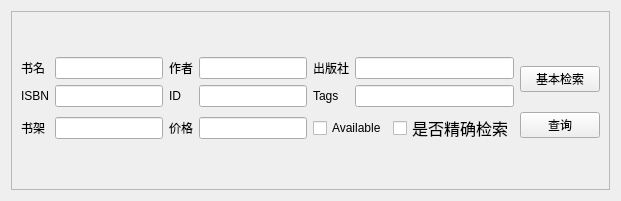
                 <widget class="QWidget" name="page_4">
                  <layout class="QGridLayout" name="gridLayout_4">
                   <item row="0" column="0">
                    <widget class="QFrame" name="frame_2">
                     <property name="minimumSize">
                      <size>
                       <width>0</width>
                       <height>179</height>
                      </size>
                     </property>
                     <property name="maximumSize">
                      <size>
                       <width>16777215</width>
                       <height>179</height>
                      </size>
                     </property>
                     <property name="frameShape">
                      <enum>QFrame::StyledPanel</enum>
                     </property>
                     <property name="frameShadow">
                      <enum>QFrame::Raised</enum>
                     </property>
                     <layout class="QGridLayout" name="gridLayout_36">
                      <item row="0" column="0">
                       <layout class="QGridLayout" name="gridLayout_25">
                        <item row="0" column="0" rowspan="2">
                         <layout class="QGridLayout" name="gridLayout_24">
                          <item row="0" column="0">
                           <widget class="QLabel" name="label">
                            <property name="text">
                             <string>书名</string>
                            </property>
                           </widget>
                          </item>
                          <item row="0" column="1">
                           <widget class="QLineEdit" name="name"/>
                          </item>
                          <item row="0" column="2">
                           <widget class="QLabel" name="label_2">
                            <property name="text">
                             <string>作者</string>
                            </property>
                           </widget>
                          </item>
                          <item row="0" column="3">
                           <widget class="QLineEdit" name="author"/>
                          </item>
                          <item row="0" column="4">
                           <widget class="QLabel" name="label_3">
                            <property name="text">
                             <string>出版社</string>
                            </property>
                           </widget>
                          </item>
                          <item row="0" column="5" colspan="2">
                           <widget class="QLineEdit" name="press"/>
                          </item>
                          <item row="1" column="0">
                           <widget class="QLabel" name="label_5">
                            <property name="text">
                             <string>ISBN</string>
                            </property>
                           </widget>
                          </item>
                          <item row="1" column="1">
                           <widget class="QLineEdit" name="ISBN"/>
                          </item>
                          <item row="1" column="2">
                           <widget class="QLabel" name="label_4">
                            <property name="text">
                             <string>ID</string>
                            </property>
                           </widget>
                          </item>
                          <item row="1" column="3">
                           <widget class="QLineEdit" name="ID"/>
                          </item>
                          <item row="1" column="4">
                           <widget class="QLabel" name="label_65">
                            <property name="text">
                             <string>Tags</string>
                            </property>
                           </widget>
                          </item>
                          <item row="1" column="5" colspan="2">
                           <widget class="QLineEdit" name="tags"/>
                          </item>
                          <item row="2" column="0">
                           <widget class="QLabel" name="label_19">
                            <property name="text">
                             <string>书架</string>
                            </property>
                           </widget>
                          </item>
                          <item row="2" column="1">
                           <widget class="QLineEdit" name="bookcase"/>
                          </item>
                          <item row="2" column="2">
                           <widget class="QLabel" name="label_25">
                            <property name="text">
                             <string>价格</string>
                            </property>
                           </widget>
                          </item>
                          <item row="2" column="3">
                           <widget class="QLineEdit" name="price"/>
                          </item>
                          <item row="2" column="4" colspan="2">
                           <widget class="QCheckBox" name="available">
                            <property name="text">
                             <string>Available</string>
                            </property>
                           </widget>
                          </item>
                          <item row="2" column="6">
                           <widget class="QCheckBox" name="checkif">
                            <property name="font">
                             <font>
                              <pointsize>12</pointsize>
                             </font>
                            </property>
                            <property name="text">
                             <string>是否精确检索</string>
                            </property>
                           </widget>
                          </item>
                         </layout>
                        </item>
                        <item row="0" column="1">
                         <widget class="QPushButton" name="FIND">
                          <property name="text">
                           <string>基本检索</string>
                          </property>
                         </widget>
                        </item>
                        <item row="1" column="1">
                         <widget class="QPushButton" name="pushButton_13">
                          <property name="text">
                           <string>查询</string>
                          </property>
                         </widget>
                        </item>
                       </layout>
                      </item>
                     </layout>
                    </widget>
                   </item>
                  </layout>
                 </widget>
